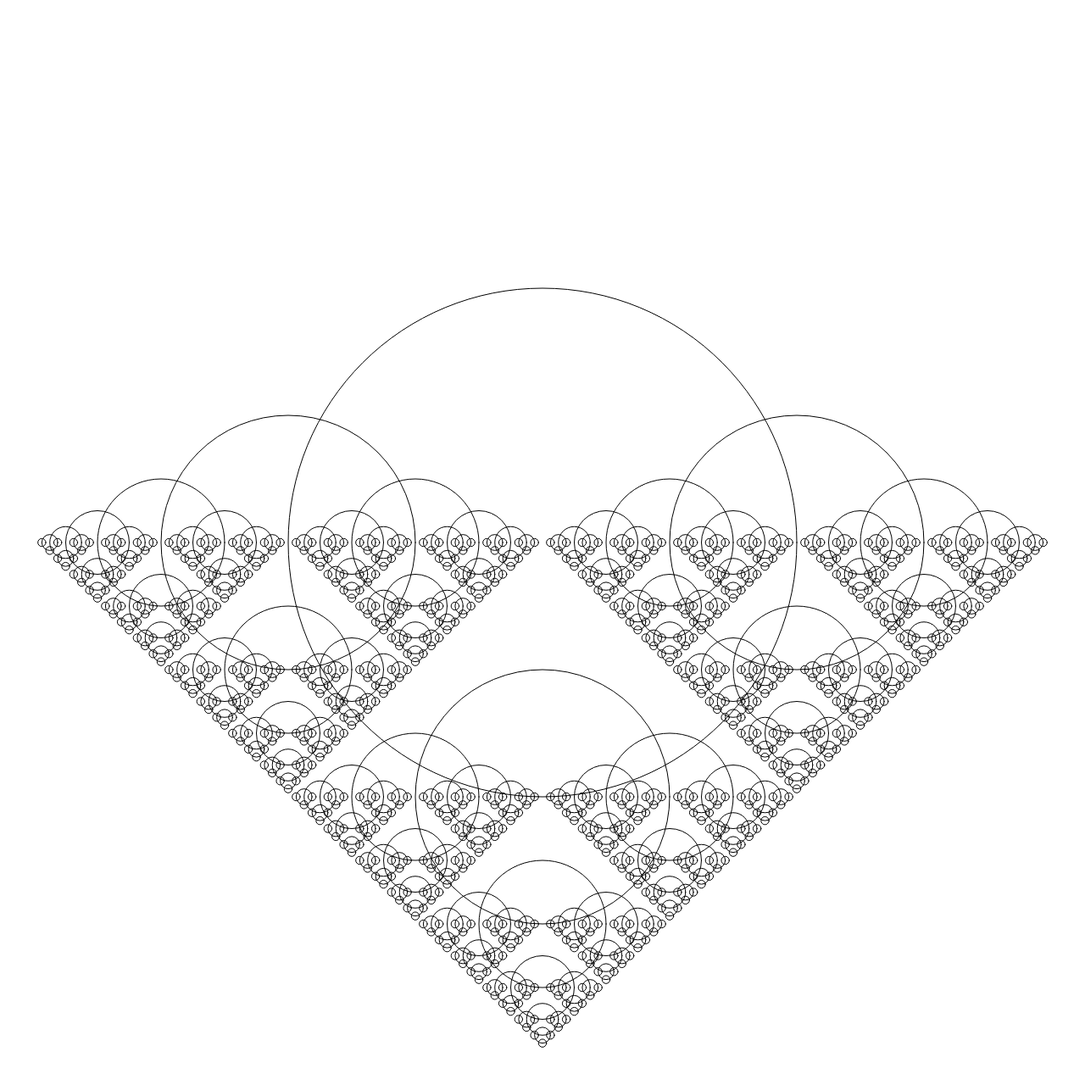
Frame 1 (no input)
Frame 2 (the mouse pressed at the canvas centre, redrawn once): identical to frame 1, image omitted

The p5.js sketch that drew this single still picture (run headless with seeded random() and noise() and a simulated clock; the mouse was pressed at the canvas centre and the sketch redrawn once):

// p5.js sketch
// ── sketch.js
function setup() {
  createCanvas(1280, 1280);

  noLoop();
}

function draw() {
  background(255);

  stroke(0);
  noFill();
  drawCircle(640, 640, 600);
}

function drawCircle(x, y, d) {
  ellipse(x, y, d);
  var factor = 0.5;
  if (d > 10) {
    drawCircle(x + d * factor, y, d * factor);
    drawCircle(x - d * factor, y, d * factor);
    drawCircle(x, y + d * factor, d * factor);
  }
}
